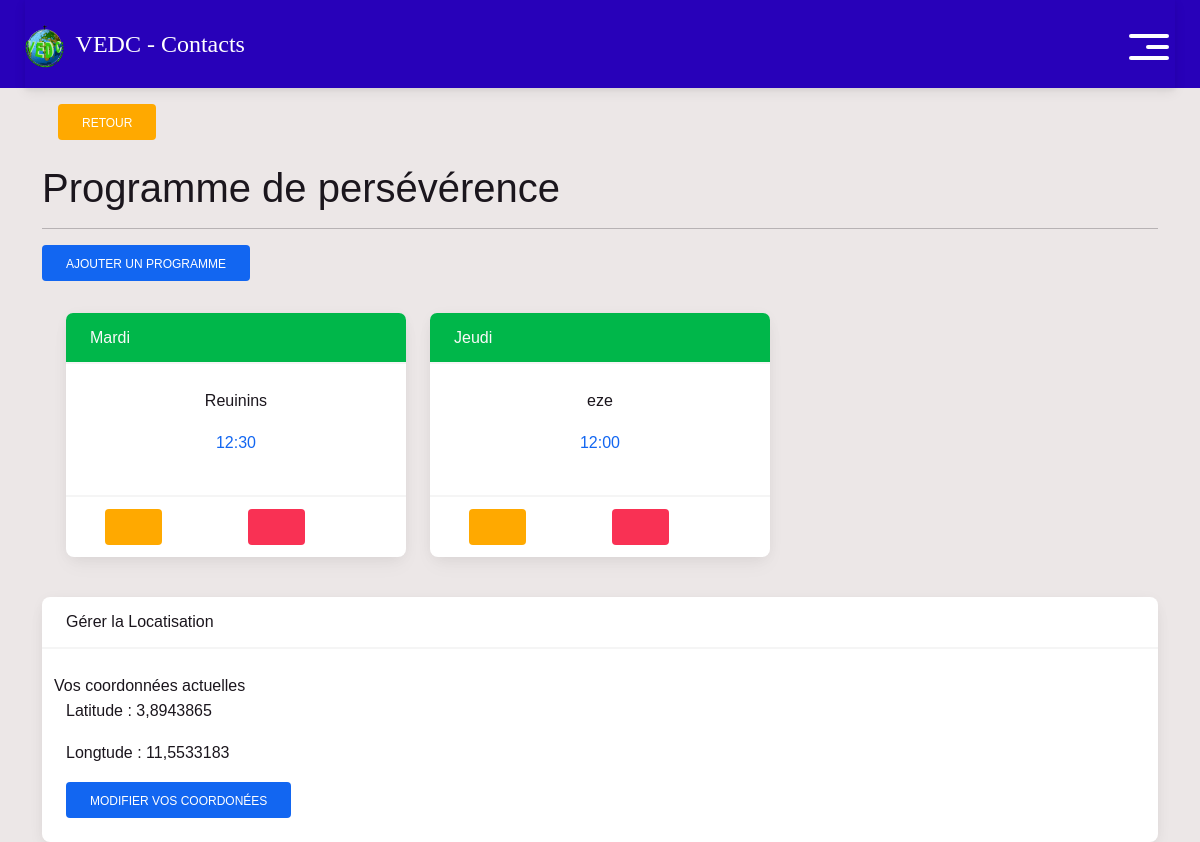
The page /gerer_une_assemblee/7/ (signed in) on the database its author committed.
### main/models.py (models this page shows, shortened)
class Programme(models.Model):
    assemble = models.ForeignKey("Assemblee", related_name='assamble_programme', on_delete=models.CASCADE)
    JOUR_CHOICES = [
        ('Lundi', 'Lundi'),
        ('Mardi', 'Mardi'),
        ('Mercredi', 'Mercredi'),
        ('Jeudi', 'Jeudi'),
        ('Vendredi', 'Vendredi'),
        ('Samedi', 'Samedi'),
        ('Dimanche', 'Dimanche'),
    ]
    jour = models.CharField(choices = JOUR_CHOICES, max_length=50)
    Heure = models.TimeField(auto_now=False, auto_now_add=False)
    Titre = models.CharField(max_length=50, null = True)

class Assemblee(models.Model):
    SRVT = 'Serviteur'
    PAST = 'Pasteur'
    DPT = 'Délégué Pastoral'
    DIACRE = 'Diacre'
    ENCADREUR_CHOICE = [
        (SRVT, 'Serviteur'),
        (PAST, 'Pasteur'),
        (DPT, 'Délégué Pastoral'),
        (DIACRE, 'Diacre'),
    ]
    Nom_assemblee = models.CharField(max_length=80)
    Encadreur = models.ForeignKey(User, related_name = 'Encandreur', on_delete=models.SET_NULL, blank = True, null =True)
    Type_encadreur = models.CharField(choices = ENCADREUR_CHOICE, max_length=50, default = SRVT)
    coordonnees_localisation = models.TextField(null = True, blank = True)
    pays = models.CharField( max_length=8)
    ville = models.CharField( max_length=50)
    Quartier = models.CharField(max_length=50, null = True, blank = True)
    CONTINENT_CHOICES = (
        ('Amérique','Amérique'),
        ('Afrique','Afrique'),
        ('Europe','Europe'),
        ('Asie','Asie'),
    )
    Continent = models.CharField (max_length=50, default = 'Afrique', choices = CONTINENT_CHOICES )
    Latitude = models.FloatField(null = True, blank = True)
    Longitude = models.FloatField(null = True,blank = True)
    link = ''

### main/views.py (the view)
# urls.py: path("gerer_une_assemblee/<assemble_id>/", views.gerer_une_assemblee, name="gerer_une_assemblee"),
@login_required
@is_encadreur_required
def gerer_une_assemblee(request, assemble_id):
    context = {}
    connected_user = request.user
    connected_account = Personne.objects.get(user = connected_user)
    assembly = Assemblee.objects.get(pk = assemble_id)
    all_programme = Programme.objects.filter(assemble = assembly)
    context['assembly'] = assembly
    context['all_programme'] = all_programme
    return render(request, 'gerer_assemble_encadreur.html', context)

### templates/gerer_assemble_encadreur.html (shortened to what this page needs)
{% extends "base.html" %}
{% block content %}
<div class="container">
    <a href="{% url 'assemblees_management' %}" class="btn btn-warning m-3">Retour</a>
</div>
<div class="container">
    <div class="row justify-content-center my-2">
        <div class="">
            <div class="">
                <h1> Programme de persévérence  <h1>
                <hr>
            </div>
                <a href="{% url 'add_programme' assembly.id %}" class="btn btn-primary">Ajouter un programme</a>
        </div>
        <div class="">
                <div class="container my-3">
                    <div class="row">
                        {% for item in all_programme %}
                            <div class="col-12 col-md-4  my-3 col-sm-12 ">
                                <div class="card">
                                    <div class="card-header bg-success text-light">
                                        <div class="row">
                                            <div class="col-12">
                                                {{item.jour}}
                                            </div>
                                        </div>
                                    </div>
                                    <div class="card-body text-center">
                                        <p> {{item.Titre}}</p>
                                        <p class="text-primary">{{item.Heure}}</p>
                                    </div>
                                    <div class="card-footer">
                                        <div class="col-12">
                                            <div class="row">
                                                <div class="col-6">
                                                    <a href="" class="btn btn-warning"> <i class="fa fa-pen" aria-hidden="true"></i> </a>
                                                </div>
                                                <div class="col-6">
                                                    <a href="" class="btn btn-danger"> <i class="fa fa-trash" aria-hidden="true"></i> </a>
                                                </div>
                                            </div>
                                        </div>
                                    </div>
                                    </div>
                            </div>
                        {% endfor %}
                    </div>
                </div>
        </div>
    </div>
</div>
<div class="container">
    <div class="card">
        <div class="card-header">
            Gérer la Locatisation
        </div>
        <div class="card-body">
            <div class="row">
                Vos coordonnées actuelles
                <P>Latitude : {{assembly.Latitude}}</P>
                <P>Longtude : {{assembly.Longitude}}</P>
            </div>
            <a href="{% url 'coordonee_management' assembly.id %}" class="btn btn-primary">Modifier vos coordonées</a>
        </div>
    </div>
</div>
{% endblock content %}

### static/css/style.css (style rules this page uses)
body { font-family: "Raleway", sans-serif; color: #1b161d; background-color: #a5a1a1; }
a, a:hover, a:focus { text-decoration: none; }
.btn, .btn:focus { outline: none !important; box-shadow: none; }

### templates/base.html (style rules this page uses)
body { font-family: "arial", sans-serif; color: #1b161d; background-color: #e5ddddb1; }
a, a:hover, a:focus { text-decoration: none; }
.btn, .btn:focus { outline: none !important; box-shadow: none; }
* { font-family: arial; }

### rows shown on the page
Programme: jour "Mardi", Titre "Reuinins", Heure "12:30"
Programme: jour "Jeudi", Titre "eze", Heure "12:00"
Assemblee: Latitude "3,8943865", Longitude "11,5533183"
